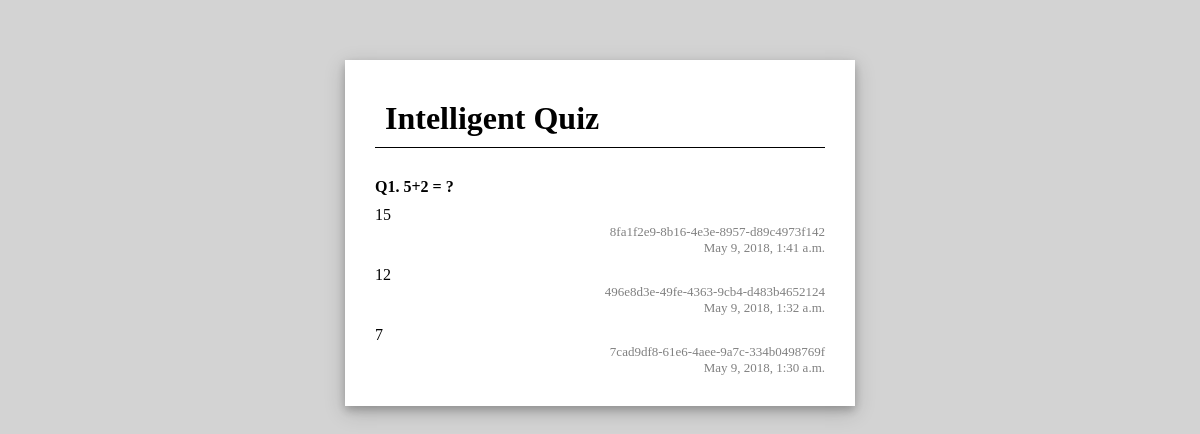
Screenshot of /question/1 with the database file from the repository.
### quiz/models.py (models this page shows, shortened)
class Question(models.Model):
    question_text = models.CharField(max_length=1000)

class Answer(models.Model):
    question = models.ForeignKey(Question, on_delete=models.CASCADE)
    user = models.ForeignKey(User, on_delete=models.CASCADE)
    answer_text = models.CharField(max_length=1000)

class User(models.Model):
    session = models.UUIDField(default=uuid.uuid4())
    date = models.DateTimeField(default=timezone.now)

### quiz/views.py (the view)
# urls.py: path('question/<pk>', views.question, name='question'),
def question(request, pk):
    q = Question.objects.get(id=pk)
    answer_list = Answer.objects.filter(question_id=pk).order_by('-user__date')
    context = {'answer_list': answer_list, 'question': q}
    return render(request, 'answer.html', context)

### quiz/templates/answer.html (shortened to what this page needs)
<!DOCTYPE html>
<html lang="en">
<head>
    {% load static %}
    <link rel="stylesheet" type="text/css" href="{% static 'quiz.css' %}" />
</head>
<body>
    <div class="centeredContent">
        <div class="title">Intelligent Quiz</div>
        <div class="line"></div>
        <div class="questionArea">Q{{ question.id }}.  {{ question.question_text }}</div>
        {% if answer_list %}
            {% for answer in answer_list %}
                <div class="answerArea">{{ answer.answer_text }}</div>
                <div class="sessionArea">
                    <a href="{% url 'session' answer.user.session %}" class="sessionArea">
                        {{ answer.user.session }}
                    </a>
                    <br>{{ answer.user.date }}
                </div>
            {% endfor %}
        {% else %}
            <p>No answers are available.</p>
        {% endif %}
    </div>
</body>
</html>

### quiz/static/quiz.css (style rules this page uses)
body { margin:0; background-color:lightgrey; }
a:link { text-decoration: none; }
.title { font-size: xx-large; margin:10px 10px 10px; font-weight:bold; }
.line { height:1px; margin:10px auto 30px; padding:0; overflow:hidden; background-color: black; }
.centeredContent { width: 450px; margin: 60px auto 30px; background-color: white; padding: 30px; box-shadow: 0 4px 8px 0 rgba(0, 0, 0, 0.2), 0 6px 20px 0 rgba(0, 0, 0, 0.19); }
.questionArea { margin: 30px 0 0; font-weight: bold; color: black; }
.answerArea { margin: 10px 0 0; }
.sessionArea { margin: 0; font-size: small; color: grey; text-align: right; }

### rows the page displays
Question: id "1", question_text "5+2 = ?"
Answer: answer_text "15", user.session "8fa1f2e9-8b16-4e3e-8957-d89c4973f142", user "May 9, 2018, 1:41 a.m."
Answer: answer_text "12", user.session "496e8d3e-49fe-4363-9cb4-d483b4652124", user "May 9, 2018, 1:32 a.m."
Answer: answer_text "7", user.session "7cad9df8-61e6-4aee-9a7c-334b0498769f", user "May 9, 2018, 1:30 a.m."
